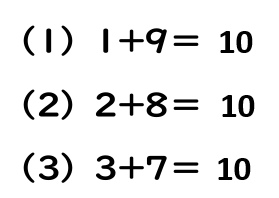
#> input picture keisan_problem.png, 279 x 198 px
$ python add_marks_to_image.py
#> lines starting #> are read from the running program, lines starting #| are printed output that depends on the picture; pictures that were not available may be replaced by others from this repository, and a replacement may not be noted
from PIL import Image, ImageDraw, ImageFont
import json

def add_marks_from_json(image_path, json_path, results, correct_mark_path="circle_red.png", incorrect_mark_path="cross_red.png"):
    """
    JSONファイルに定義された位置情報に基づいて、
    正誤結果（results）に応じて画像に〇または✕マークを合成する関数

    Args:
        image_path: 	元の計算問題画像のファイルパス
        json_path: 	 位置情報が記述されたJSONファイルのファイルパス
        results: 		問題番号と正誤結果の辞書 (例: {1: True, 2: False, 3: True, ...})
                        True: 正解, False: 不正解
        correct_mark_path: 正解マーク画像 (〇) のファイルパス (PNG推奨)
        incorrect_mark_path: 不正解マーク画像 (✕) のファイルパス (PNG推奨)
    Returns:
        Image: マークが合成されたPIL Imageオブジェクト (合成失敗時は None)
    """
#> called with image_path = 'keisan_problem.png', json_path = 'problem_positions.json', correct_mark_path = 'circle_red.png', incorrect_mark_path = 'cross_red.png'
    try:
        # 1. JSONファイルの読み込み
        with open(json_path, 'r', encoding='utf-8') as f:
#> (reads problem_positions.json from the repository)
            position_data = json.load(f)

        # 2. 画像とマーク画像の読み込み
        base_image = Image.open(image_path).convert("RGBA") # 元画像をRGBAで読み込み (透明度対応)
#> base_image is the input picture: PIL image 279x198 RGBA; mean R, G, B, A 234.4, 234.4, 234.4, 255
        mark_image_correct = Image.open(correct_mark_path).convert("RGBA") # 〇画像
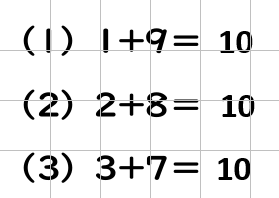
#> input picture keisan_problem_grid.png, 279 x 198 px, given in place of circle_red.png, which was not available
        mark_image_incorrect = Image.open(incorrect_mark_path).convert("RGBA") # ✕画像
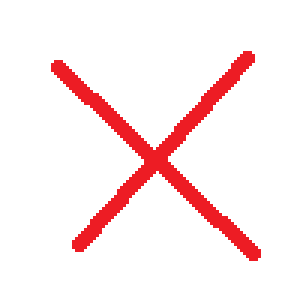
#> input picture cross_red.png, 100 x 100 px (shown 3 times larger)
#> mark_image_incorrect is the input picture: PIL image 100x100 RGBA; mean R, G, B, A 20.8, 2.5, 3.2, 22.4

        # デバッグ用: 画像のモードとサイズを確認
        print(f"base_image mode: {base_image.mode}, size: {base_image.size}")
#| base_image mode: RGBA, size: (279, 198)
        print(f"mark_image_correct mode: {mark_image_correct.mode}, size: {mark_image_correct.size}")
#| mark_image_correct mode: RGBA, size: (279, 198)
        print(f"mark_image_incorrect mode: {mark_image_incorrect.mode}, size: {mark_image_incorrect.size}")
#| mark_image_incorrect mode: RGBA, size: (100, 100)

        # 3. 合成用透明RGBA画像を作成し、元画像をペースト
        合成画像 = Image.new("RGBA", base_image.size, (0, 0, 0, 0)) # 透明RGBA画像
#> 合成画像: PIL image 279x198 RGBA; every value is 0
        合成画像 = Image.alpha_composite(合成画像, base_image) # 元画像を合成

        # 4. JSONの位置情報に基づいて、〇または✕を合成
        for problem_info in position_data["問題位置情報"]:
            problem_number = problem_info["問題番号"]
            correct_position = problem_info["正解位置"] # 正解位置のみ使用 (〇と✕で同じ位置)

            # 問題番号を文字列に変換してから results を参照するように修正
            problem_number_str = str(problem_number)
            if problem_number_str in results:
                is_correct = results[problem_number_str] # 正誤結果を取得
                mark_to_use = mark_image_correct if is_correct else mark_image_incorrect # 使用するマーク画像を選択
                position = (correct_position["x"] - mark_to_use.width // 2,
                            correct_position["y"] - mark_to_use.height // 2) # 中心を位置合わせ

                合成画像.paste(mark_to_use, position, mask=mark_to_use) # アルファマスク合成 (paste のみを使用)
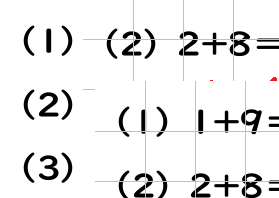
#> 合成画像: PIL image 279x198 RGBA; mean R, G, B, A 233.5, 233.4, 233.4, 255


        return 合成画像 # 合成後のPIL Imageオブジェクトを返す

    except FileNotFoundError as e:
        print(f"ファイルが見つかりません: {e}")
        return None
    except json.JSONDecodeError as e:
        print(f"JSONファイル形式エラー: {e}")
        return None
    except Exception as e:
        print(f"予期せぬエラーが発生しました: {e}")
        return None


# --- 実行例 ---
if __name__ == "__main__":
    image_file = "keisan_problem.png" # 元の計算問題画像 (グリッド線なし)
    json_file = "problem_positions.json" # 位置情報JSONファイル (GUIツールで作成)
    output_file = "marked_image.png" # マーク合成後の出力ファイル名
    correct_mark_file = "circle_red.png" # 赤丸画像ファイル
    incorrect_mark_file = "cross_red.png" # 赤バツ画像ファイル

    # --- 	正誤結果の例 (実際には、自動採点ロジックや外部からの入力で決定) 	---
    problem_results = {
        "1": True, 	# 1番の問題は正解 (キーを文字列に修正)
        "2": False, # 2番の問題は不正解 (キーを文字列に修正)
        "3": True, 	# 3番の問題は正解 (キーを文字列に修正)
        #4: True,
        #5: False,
        # ... 必要に応じて増やす
    }

    marked_image = add_marks_from_json(image_file, json_file, problem_results, correct_mark_file, incorrect_mark_file)

    if marked_image:
        output_file_path = f"marked_image_{image_file}" # 出力ファイル名に元画像ファイル名を含める
        marked_image.save(output_file_path) # 画像を保存
        print(f"マークを合成した画像を {output_file_path} に保存しました。")
        # marked_image.show() # 画像をプレビュー表示 (必要に応じて)
    else:
        print("画像の合成に失敗しました。")
